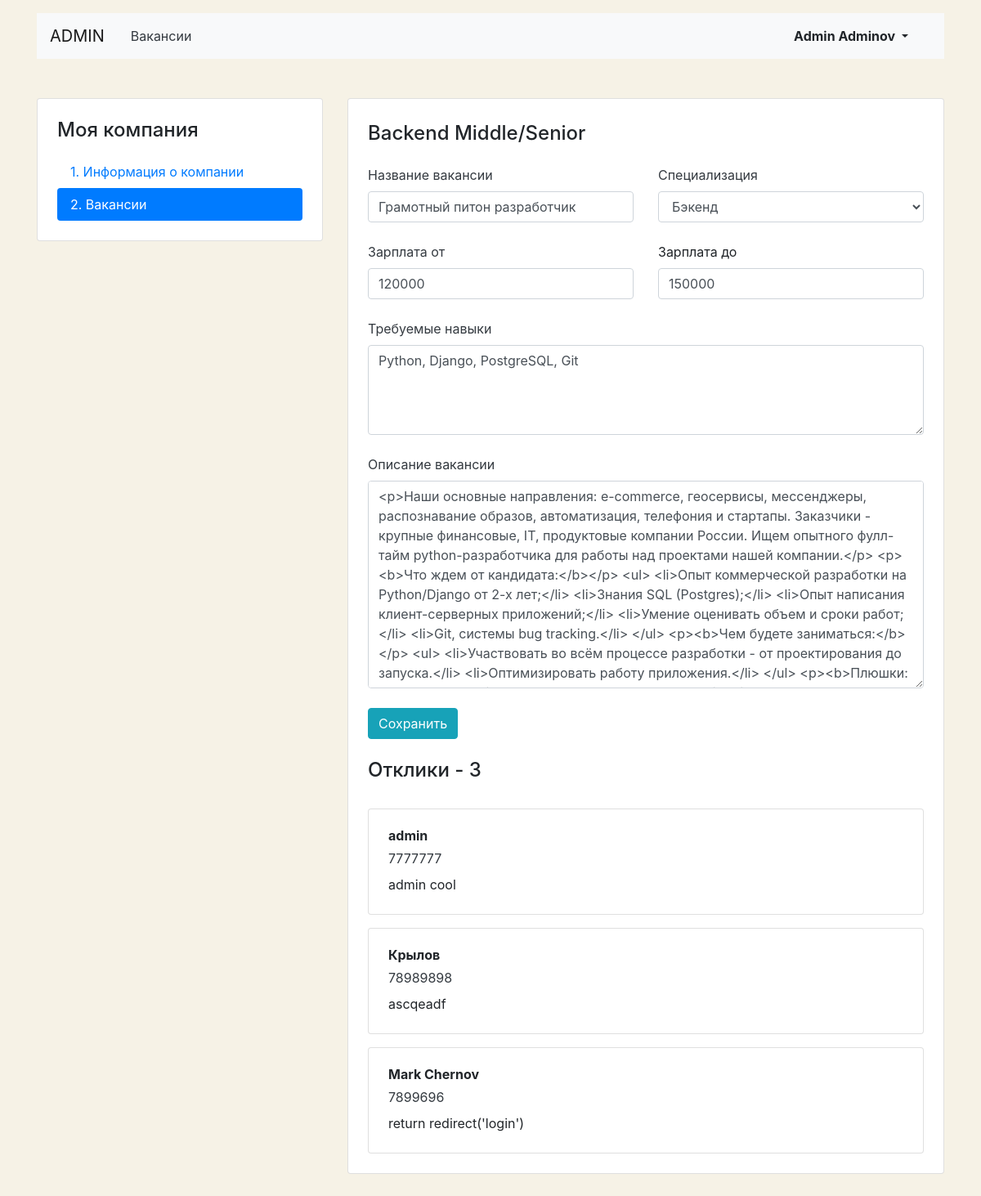
The page /mycompany/vacancies/5/ (signed in) on the database as committed earlier.
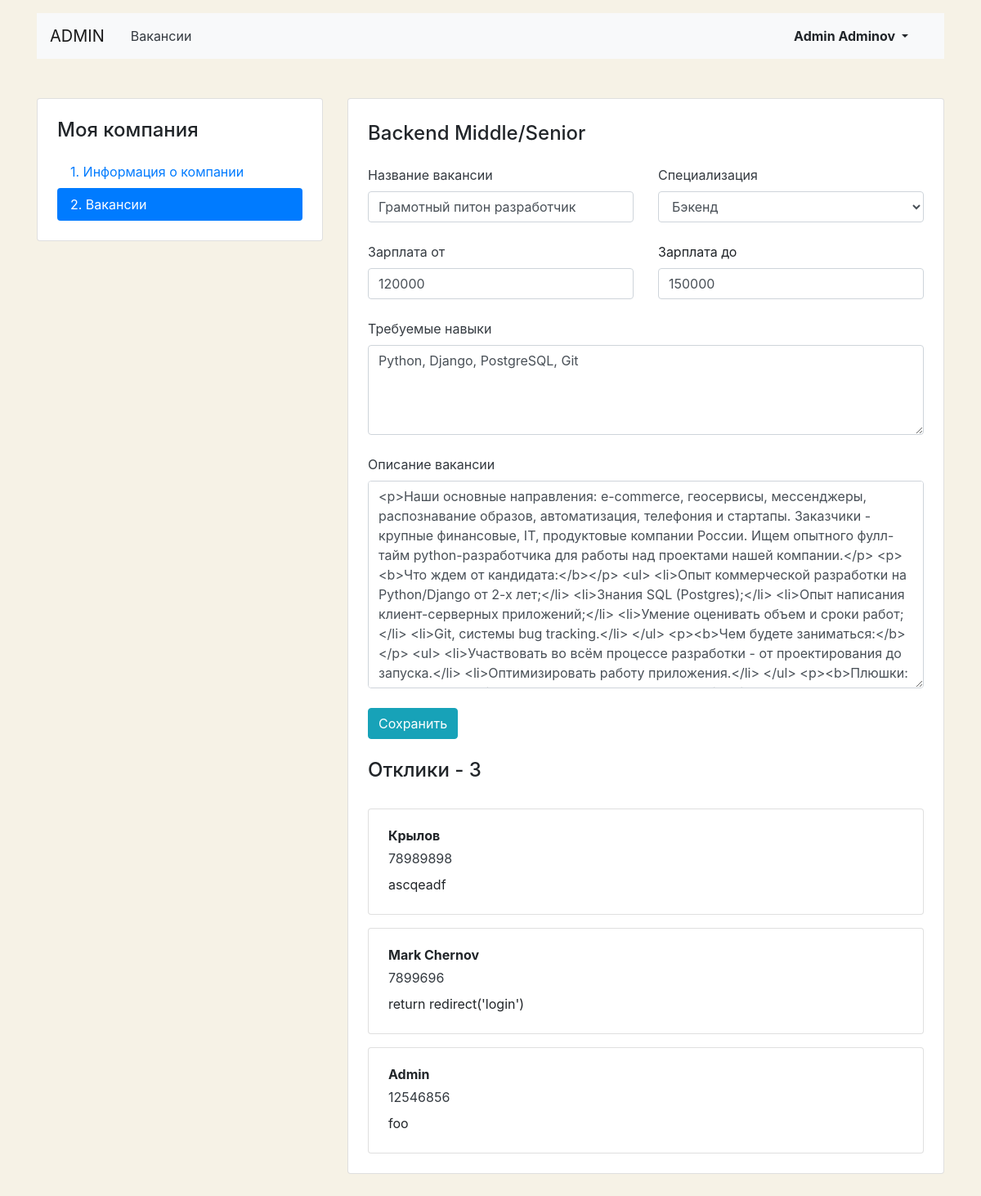
The same page on the database as committed later.
### vacancy/models.py (models this page shows, shortened)
class Application(models.Model):
    written_username = models.CharField(max_length=100, verbose_name="Имя")
    written_phone = models.CharField(max_length=20, verbose_name="Телефон")
    written_cover_letter = models.TextField(verbose_name="Сопроводительное письмо")
    vacancy = models.ForeignKey(Vacancy, on_delete=models.CASCADE, verbose_name="Вакансия", related_name="applications")
    user = models.ForeignKey(User, on_delete=models.CASCADE, verbose_name="Пользователь",
                             related_name="applications_user")

### vacancy/views/my_vacancy.py (the view, shortened to what this page needs)
# urls.py: path('mycompany/vacancies/<int:vacancy_id>/', VacancyEdit.as_view(), name='vacancy_edit'),
class VacancyEdit(LoginRequiredMixin, View):
    def get_object(self, **kwargs):
        return get_object_or_404(Vacancy, pk=self.kwargs['vacancy_id'])
    def get(self, request, vacancy_id):
        objects = self.get_object()
        form = VacancyForm(instance=objects)
        reviews = Application.objects.filter(vacancy_id=vacancy_id)
        context = {'reviews': reviews, "form": form, 'review': 'Отклики -'}
        return render(request=request, template_name="vacancy/vacancies/vacancy-edit.html", context=context)

### vacancy/forms.py (shortened to what this page needs)
class VacancyForm(forms.ModelForm):
    class Meta:
        model = Vacancy
        specialty = forms.ModelChoiceField(queryset=None)
        fields = ["title", "specialty", "salary_min", "salary_max", "skills", "description"]
        widgets = {
            "title": forms.TextInput(attrs={"class": "form-control"}),
            "specialty": forms.Select(attrs={"class": "form-control"}),
            "salary_min": forms.NumberInput(attrs={"class": "form-control"}),
            "salary_max": forms.NumberInput(attrs={"class": "form-control"}),
            "skills": forms.Textarea(attrs={"class": "form-control", 'rows': 4}),
            "description": forms.Textarea(attrs={"class": "form-control"}),
        }

### vacancy/models.py (called while the page is built)
    def __str__(self):
        return self.title

### vacancy/templates/vacancy/vacancies/vacancy-edit.html (shortened to what the changed rows need)
{% extends "base.html" %}
{% block content %}
    {% block head %}
        <head>
            <link rel="stylesheet" href="https://stackpath.bootstrapcdn.com/bootstrap/4.3.1/css/bootstrap.min.css"
>
        </head>
    {% endblock %}
    <main class="container mt-3 pb-5">
        <div class="row mt-5">
            <div class="col-12 col-lg-4">
                <aside class="pt-3 pb-4 px-4 mb-5 card">
                    <h1 class="h4 pt-2 pb-2">Моя компания</h1>
                </aside>
            </div>
            <div class="col-12 col-lg-8">
                <div class="card">
                    <div class="card-body px-4 pb-4 tab-content">
                        <section>
                            <h2 class="h4 pt-2 pb-3">Backend Middle/Senior</h2>
                            <h2 class="h4 pt-2 pb-3">{{ review }} {{ reviews.count }}</h2>
                            {% for review in reviews %}
                                <div class="card mt-3">
                                    <div class="card-body px-4">
                                        <p class="mb-1 font-weight-bold">{{ review.written_username }}</p>
                                        <p class="mb-2"><a href="{{ review.written_phone }}"
                                                           class="text-dark">{{ review.written_phone }}</a>
                                        </p>
                                        <p class="mb-1">{{ review.written_cover_letter }}</p>
                                    </div>
                                </div>
                            {% endfor %}
                        </section>
                    </div>
                </div>
            </div>
        </div>
    </main>
{% endblock %}

Rows that differ between the two databases and show on the page:
removed Application: written_username "admin", written_phone "7777777", written_cover_letter "admin cool"
added Application: written_username "Admin", written_phone "12546856", written_cover_letter "foo"
